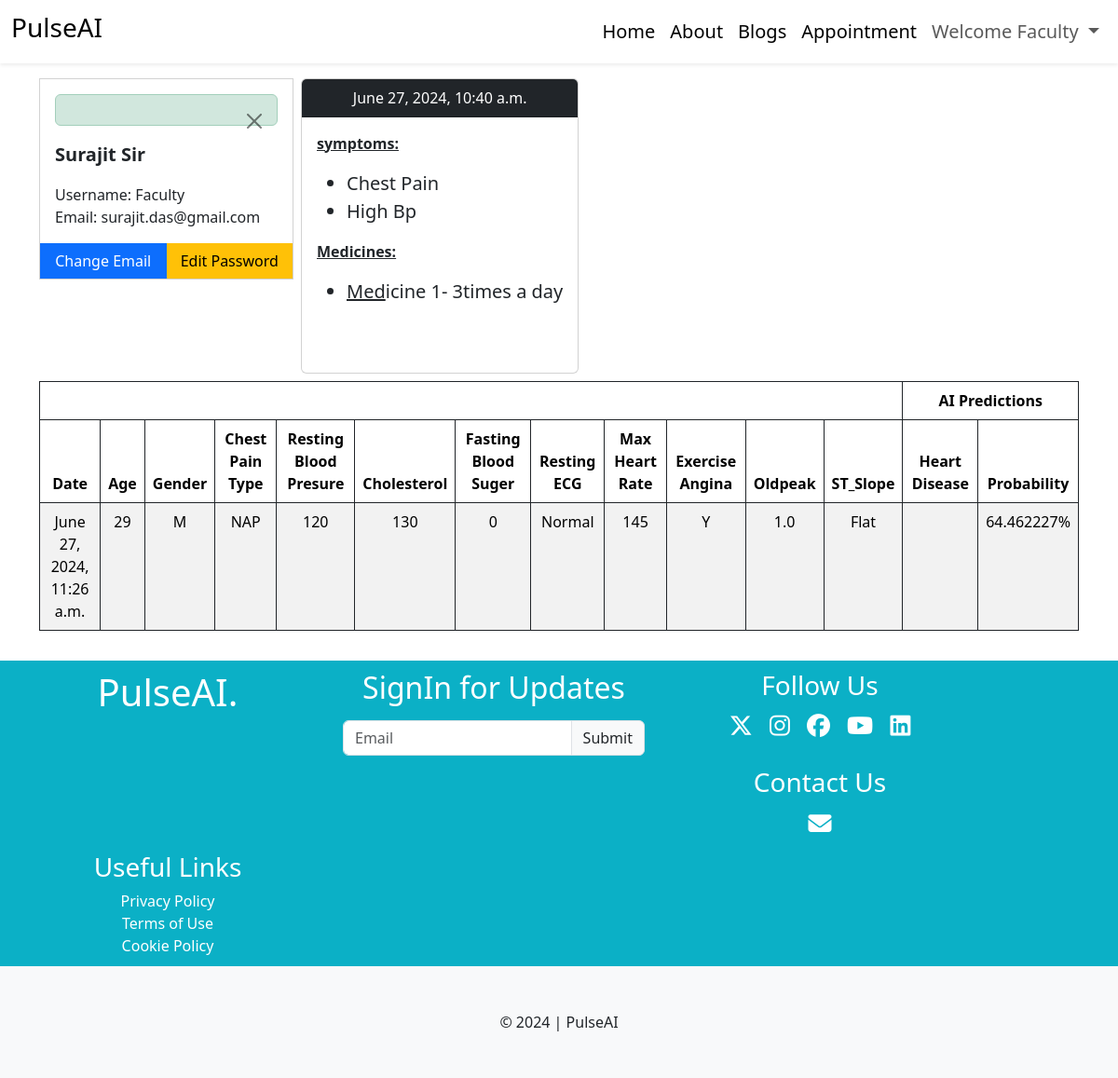
The app's page /patient/profile/ (signed in), older data.
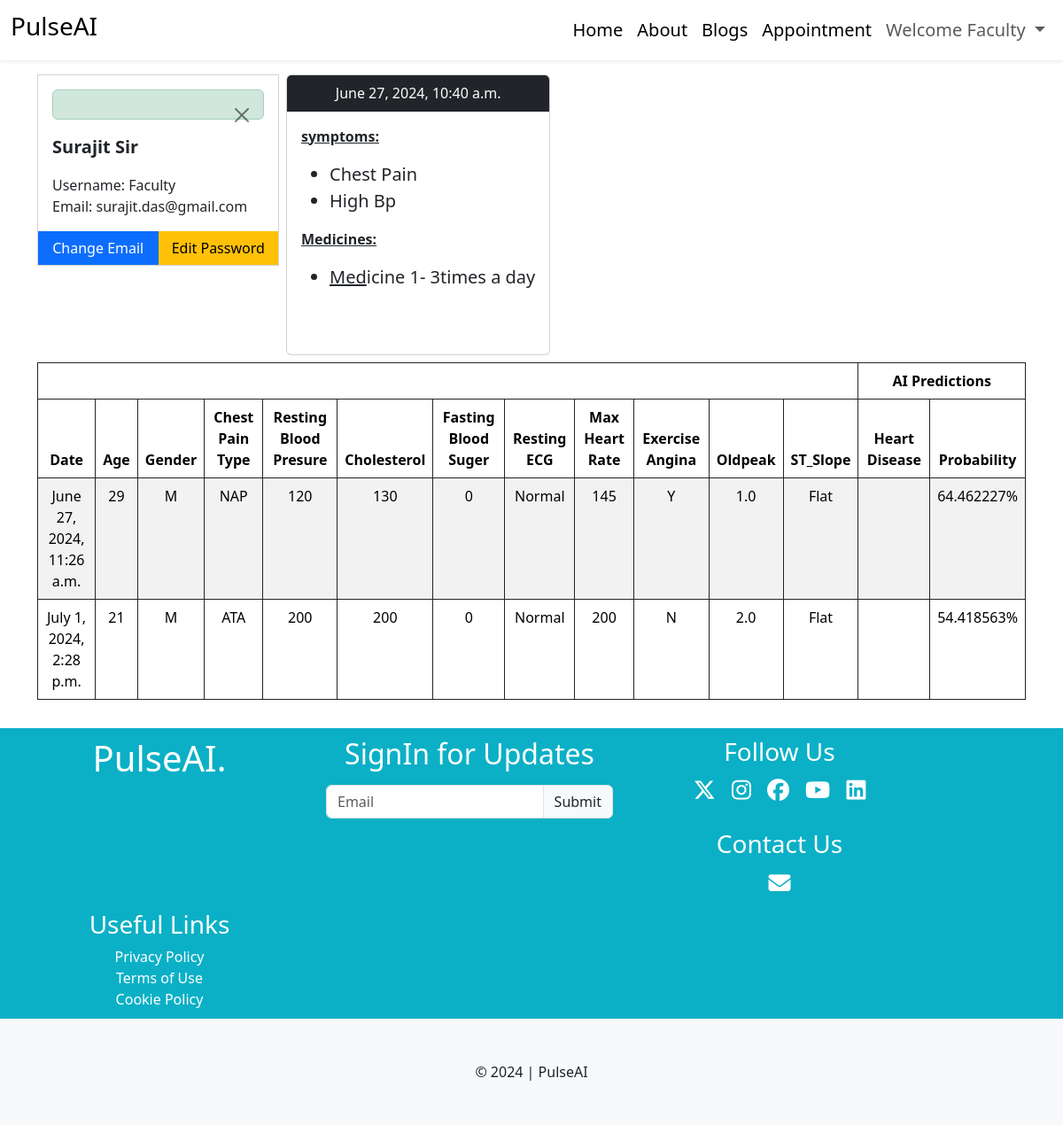
The same page, newer data.
### patient/models.py (models this page shows, shortened)
class Visit(models.Model):
    patient = models.ForeignKey(Patient,on_delete=models.CASCADE)
    created_at = models.DateTimeField(auto_now_add=True)
    diagnosis = models.TextField()

class HeartVital(models.Model):
    user = models.ForeignKey(User,on_delete=models.CASCADE)
    created_at = models.DateTimeField(auto_now_add=True)
    Age = models.IntegerField()
    Sex = models.CharField(max_length=20, choices=GENDER_OPTIONS)
    ChestPainType = models.CharField(max_length=20,choices=CHEST_PAIN_OPTIONS)
    RestingBP = models.IntegerField(verbose_name="Resting Blood Pressure (60-220)")
    Cholesterol = models.IntegerField()
    FastingBS = models.CharField(max_length=20,choices=BLOOD_SUGAR_OPTIONS,verbose_name="Fasting Blood Pressure (60-900)")
    RestingECG = models.CharField(max_length=20,choices=ECG_OPTIONS,verbose_name="Resting ECG Condition")
    MaxHR = models.IntegerField(verbose_name="Maximum Heart Rate (60-220)")
    ExerciseAngina = models.CharField(max_length=20,choices=EXCERCISE_ANGINA_OPTIONS)
    Oldpeak = models.FloatField(verbose_name="Old peak(-2.5 - +2.5)")
    ST_Slope =  models.CharField(max_length=20,choices=ST_SLOPE_OPTIONS)
    HeartDisease = models.CharField(max_length=255,blank=True)
    prediction_probability = models.CharField(max_length=255,blank=True)

### patient/views.py (the view)
# urls.py: path("profile/",views.profile_view,name="profile"),
def profile_view(request):
    HeartVitals = HeartVital.objects.filter(user=request.user)
    visits={}
    if Patient.objects.filter(patient=request.user).exists():
        patient = Patient.objects.get(patient=request.user)
        visits = Visit.objects.filter(patient=patient)
    context = {
        'HeartVitals':HeartVitals,
        'visits':visits,
    }
    return render(request,'patient/profile.html',context)

### templates/patient/profile.html (shortened to what this page needs)
{% extends "layout.html" %}
{% block content %}
<div class="container my-3">
    <div class="row g-2">
        <div class="col-md-3">
            <div class="card rounded-0">
                <div class="card-body">
                    <div class="alert alert-success alert-dismissible fade show" role="alert">
                        <button type="button" class="btn-close" data-bs-dismiss="alert" aria-label="Close"></button>
                    </div>
                    <p class="lead fw-bold">{{user.first_name}} {{user.last_name}}</p>
                    <p class="mb-0">Username: {{user.username}}</p>
                    <p class="mb-0">Email: {{user.email}}</p>
                </div>
                <div class="d-flex">
                    <a href="{% url "change_email" %}" class="btn btn-primary w-50 rounded-0">Change Email</a>
                    <a href="{% url "edit_password" %}" class="btn btn-warning w-50 rounded-0">Edit Password</a>
                </div>
            </div>
        </div>
        <div class="col-md-9 d-flex flex-wrap gap-2">
            {% for visit in visits %}
            <div class="card">
                <div class="card-header bg-dark text-white text-center">
                    {{visit.created_at}}
                </div>
                <div class="card-body">
                    {{visit.diagnosis|safe}}
                </div>
            </div>
            {% endfor %}
        </div>
    </div>
    <div class="row my-2">
        <div class="col-md-12">
            <div class="table-responsive">
                <table class="table table-striped table-bordered border-dark text-center">
                    <thead>
                        <tr>
                            <th colspan="12"></th>
                            <th colspan="2">AI Predictions</th>
                        </tr>
                        <tr>
                            <th>Date</th>
                            <th>Age</th>
                            <th>Gender</th>
                            <th>Chest Pain Type</th>
                            <th>Resting Blood Presure</th>
                            <th>Cholesterol</th>
                            <th>Fasting Blood Suger</th>
                            <th>Resting ECG</th>
                            <th>Max Heart Rate</th>
                            <th>Exercise Angina</th>
                            <th>Oldpeak</th>
                            <th>ST_Slope</th>
                            <th>Heart Disease</th>
                            <th>Probability</th>
                        </tr>
                    </thead>
                    <tbody>
                        {% for hv in HeartVitals  %}
                        <tr>
                            <td>{{hv.created_at}}</td>
                            <td>{{hv.Age}}</td>
                            <td>{{hv.Sex}}</td>
                            <td>{{hv.ChestPainType}}</td>
                            <td>{{hv.RestingBP}}</td>
                            <td>{{hv.Cholesterol}}</td>
                            <td>{{hv.FastingBS}}</td>
                            <td>{{hv.RestingECG}}</td>
                            <td>{{hv.MaxHR}}</td>
                            <td>{{hv.ExerciseAngina}}</td>
                            <td>{{hv.Oldpeak}}</td>
                            <td>{{hv.ST_Slope}}</td>
                            <td>{{hv.heart_disease}}</td>
                            <td>{{hv.prediction_probability}}</td>
                        </tr>
                        {% endfor %}
                    </tbody>
                </table>
            </div>
        </div>
    </div>
</div>
{% endblock %}

Row changes from the older to the newer data that the page shows:
added HeartVital: created_at "July 1, 2024, 2:28 p.m.", Age "21", Sex "M", ChestPainType "ATA", RestingBP "200", Cholesterol "200", FastingBS "0", RestingECG "Normal", MaxHR "200", ExerciseAngina "N", Oldpeak "2.0", ST_Slope "Flat", prediction_probability "54.418563%"
